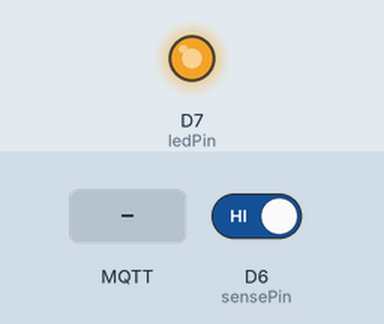
The program below on a simulated ESP8266 (Wemos D1 mini). Shown: output pins drawn as LEDs (lit = HIGH). The test bench sets the inputs (shaded band); at power-on: D6 (sensePin) HIGH. EEPROM starts erased; no MQTT or app messages arrive unless stated.

Above: at 1.4 s.
1.5 s: D6 (sensePin) driven LOW
At 1.9 s:
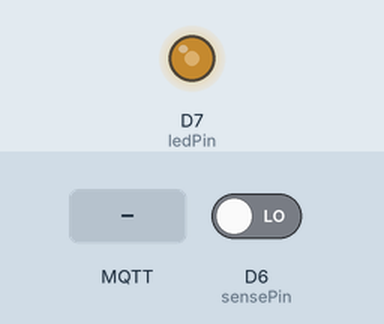
3.0 s: MQTT message "on" arrives on the first subscribed topic
At 4.2 s:
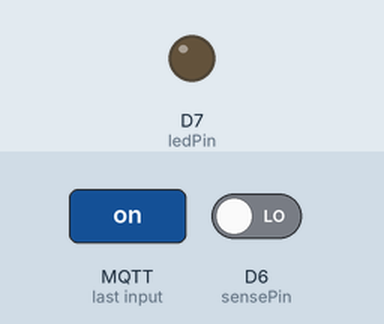
4.5 s: MQTT message "off" arrives on the first subscribed topic
At 5.4 s:
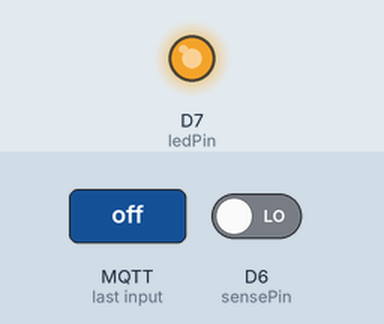
Timing chart, 0 to 7.5 s (numbered marks = the images above; inputs shaded):
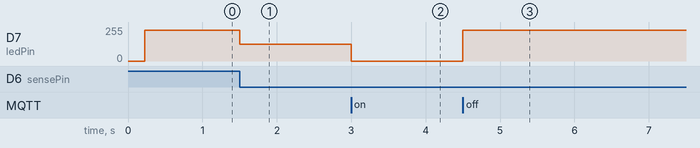

The program:

main.cpp
```cpp
// Main application controlling ESP8266 based mains-sensing dimmer. Handles
// physical input timing, brightness persistence, and MQTT state reporting.
#include <Arduino.h>
#include <EEPROM.h>
#include <ArduinoOTA.h>
#include <ESP8266mDNS.h>
#include <WiFiUdp.h>
#include <array>
#include <cstring>

#include "DimNetwork.h"

// Hardware wiring: D7 drives the triac gate (active low), D6 senses mains via opto.
const uint8_t ledPin = D7;
const uint8_t sensePin = D6;
constexpr uint16_t pwmMax = 1023;
const uint32_t toggleWindowMs = 1000;
const uint32_t lowBrightnessToggleWindowMs = 1500;
uint32_t currentToggleWindowMs();
const uint32_t senseDebounceMs = 100;
const uint32_t pwmFrequency = 1000;

/**
 * @brief Converts a 0-100 brightness percentage into a PWM raw value.
 *
 * Uses integer math rounded to the nearest integer to keep calculations fast
 * on the ESP8266 while still matching the perceived brightness curve.
 */
constexpr uint16_t percentToRaw(uint8_t percent) {
  return static_cast<uint16_t>((static_cast<uint32_t>(percent) * pwmMax + 50U) / 100U);
}

/**
 * @brief Scales a PWM raw value back to a whole percentage.
 *
 * This matches percentToRaw so round-tripping produces stable numbers for
 * MQTT/state reporting.
 */
constexpr uint8_t rawToPercent(uint16_t raw) {
  return static_cast<uint8_t>((static_cast<uint32_t>(raw) * 100U + pwmMax / 2U) / pwmMax);
}

/** Lookup table for discrete brightness steps cycled by mains toggles. */
constexpr std::array<uint8_t, 3> brightnessStepPercents{10, 50, 100};

template <size_t N>
constexpr std::array<uint16_t, N> computeBrightnessStepRaws(const std::array<uint8_t, N> &percents) {
  std::array<uint16_t, N> raws{};
  for (size_t i = 0; i < N; ++i) {
    raws[i] = percentToRaw(percents[i]);
  }
  return raws;
}

constexpr auto brightnessStepRaws = computeBrightnessStepRaws(brightnessStepPercents);
constexpr size_t brightnessStepCount = brightnessStepPercents.size();

/** @brief Returns the dimmest raw value we allow. */
constexpr uint16_t minBrightnessRaw() {
  return brightnessStepRaws[0];
}

const size_t eepromSize = 8;
const uint8_t eepromMagic = 0xA5;
const uint16_t eepromMagicAddr = 0;
const uint16_t eepromBrightnessAddr = 1;

const char *wifiSsid = "lynx_homeK_24";
const char *wifiPassword = "Lartubu1!4!7!8!";
const uint32_t wifiConnectTimeoutMs = 15000;
const unsigned long wifiRetryIntervalMs = 10000;

const char *mqttHost = "192.168.50.10";
const uint16_t mqttPort = 1883;
const char *mqttClientId = "dim-controller";
const char *mqttUsername = "lynx";
const char *mqttPassword = "679ZMtgmzGWqknZ";
bool otaReady = false;

Mode currentMode = Mode::Hold;
// Runtime state mirrored to MQTT.
uint16_t brightness = 0;
bool forcedOffDueToLow = false;
uint16_t forcedOffPreviousBrightness = 0;
int lastSenseState = LOW;
unsigned long lastSenseChangeMs = 0;
uint16_t lastSavedBrightness = 0;

/**
 * @brief Samples the mains sense input during boot and returns the majority vote.
 *
 * GPIOs can float while the ESP8266 boots, so taking multiple readings avoids
 * entering the wrong mode before the inputs settle.
 */
int readInitialSenseState() {
  int lowCount = 0;
  int highCount = 0;
  for (int i = 0; i < 12; ++i) {
    const int sample = digitalRead(sensePin);
    if (sample == LOW) {
      ++lowCount;
    } else {
      ++highCount;
    }
    delay(1);
  }
  return (lowCount >= highCount) ? LOW : HIGH;
}

/**
 * @brief Quantizes a raw PWM value to the closest predefined brightness step.
 *
 * Keeps hardware/manual changes aligned to the discrete brightnessStepRaws table.
 */
int quantizeToStepIndex(int value) {
  const int firstRaw = static_cast<int>(brightnessStepRaws[0]);
  if (value <= firstRaw) {
    return 0;
  }
  const int lastRaw = static_cast<int>(brightnessStepRaws[brightnessStepCount - 1]);
  if (value >= lastRaw) {
    return static_cast<int>(brightnessStepCount) - 1;
  }
  for (size_t i = 0; i < brightnessStepCount - 1; ++i) {
    const int currentRaw = static_cast<int>(brightnessStepRaws[i]);
    const int nextRaw = static_cast<int>(brightnessStepRaws[i + 1]);
    const int midpoint = (currentRaw + nextRaw) / 2;
    if (value <= midpoint) {
      return static_cast<int>(i);
    }
  }
  return static_cast<int>(brightnessStepCount) - 1;
}

/**
 * @brief Writes a raw PWM value to the LED.
 *
 * Centralizes LED writes so brightness and MQTT notifications remain consistent
 * across manual, MQTT, and toggle-driven changes.
 */
void applyBrightnessValue(uint16_t value) {
  value = constrain(value, static_cast<uint16_t>(0), pwmMax);
  brightness = value;
  const uint16_t pwmValue = pwmMax - brightness; // D7 LED is active-low
  analogWrite(ledPin, pwmValue);
  networkNotifyBrightnessChange();
}

/**
 * @brief Writes a brightness step index after clamping to valid bounds.
 */
void applyBrightnessIndex(int index) {
  index = constrain(index, 0, static_cast<int>(brightnessStepCount) - 1);
  const uint16_t stepped = brightnessStepRaws[index];
  applyBrightnessValue(stepped);
}

/** @brief Helper exposed to networking so it can print friendly mode names. */
const char *modeName(Mode mode) {
  return mode == Mode::Fade ? "fade" : "hold";
}

/**
 * @brief Emits a concise serial log entry describing the current controller state.
 */
void reportStatus(const char *source) {
  (void)source;
}

/**
 * @brief Loads the last persisted brightness from EEPROM.
 *
 * Uses a magic byte to validate the stored data and falls back to the minimum
 * brightness when the signature is missing or corrupted.
 */
uint16_t loadBrightnessFromEEPROM() {
  if (EEPROM.read(eepromMagicAddr) == eepromMagic) {
    uint16_t stored = 0;
    EEPROM.get(eepromBrightnessAddr, stored);
    if (stored <= pwmMax) {
      lastSavedBrightness = stored;
      return stored;
    }
  }
  lastSavedBrightness = minBrightnessRaw();
  return lastSavedBrightness;
}

/**
 * @brief Writes the active brightness to EEPROM when it changes.
 *
 * Skips redundant commits so we do not burn through the limited write cycles.
 */
void persistBrightness() {
  const uint16_t value = brightness;
  if (value == lastSavedBrightness && EEPROM.read(eepromMagicAddr) == eepromMagic) {
    return; // nothing changed
  }

  EEPROM.write(eepromMagicAddr, eepromMagic);
  EEPROM.put(eepromBrightnessAddr, value);
  EEPROM.commit();
  lastSavedBrightness = value;
}

/**
 * @brief Applies a brightness value, persists it, and emits status.
 *
 * MQTT requests bypass the step quantization so Home Assistant can drive exact
 * raw values while manual events snap to the discrete curve.
 */
void holdAndPersist(int value, const char *reason) {
  currentMode = Mode::Hold;
  const bool isMqttReason = (reason != nullptr && strncmp(reason, "mqtt_", 5) == 0);
  if (isMqttReason) {
    applyBrightnessValue(static_cast<uint16_t>(value));
  } else {
    const int index = quantizeToStepIndex(value);
    applyBrightnessIndex(index);
  }
  persistBrightness();
  reportStatus(reason);
}

/** @brief Exposes the current mode to the networking layer. */
Mode getCurrentMode() {
  return currentMode;
}

/** @brief Returns the raw brightness mirrored to MQTT. */
uint16_t getCurrentBrightness() {
  return brightness;
}

/** @brief Returns the most recent mains sense reading. */
int getCurrentSenseState() {
  return lastSenseState;
}

/** @brief Computes the next step index when cycling via a mains toggle. */
int nextStepIndex(uint8_t currentPercent) {
  for (size_t i = 0; i < brightnessStepCount; ++i) {
    const uint8_t step = brightnessStepPercents[i];
    if (currentPercent < step) {
      return static_cast<int>(i);
    }
    if (currentPercent == step) {
      return static_cast<int>((i + 1) % brightnessStepCount);
    }
  }
  return 0;
}

/**
 * @brief Maps quick mains toggles to the next discrete brightness step (10/50/100%).
 */
void handleQuickToggle(unsigned long now) {
  (void)now;
  uint8_t basePercent = rawToPercent(brightness);
  if (forcedOffDueToLow && forcedOffPreviousBrightness > 0) {
    // Use the pre-forced-off level so toggles advance from the last real brightness.
    basePercent = rawToPercent(forcedOffPreviousBrightness);
    forcedOffDueToLow = false;
  }
  const int nextIndex = nextStepIndex(basePercent);
  applyBrightnessIndex(nextIndex);
  persistBrightness();
  reportStatus("step_toggle");
}

/**
 * @brief Initializes hardware, networking, and restores persisted brightness.
 *
 * Sets up PWM, GPIO, status callbacks, and synchronizes the network layer with
 * the current state before entering the main loop.
 */
void setup() {
  delay(200); // let it boot cleanly
  analogWriteFreq(pwmFrequency);
  analogWriteRange(pwmMax);
  pinMode(ledPin, OUTPUT);
  pinMode(sensePin, INPUT);
  delay(10); // allow the sense line to settle before sampling
  EEPROM.begin(eepromSize);

  // Capture baseline mains state so mode logic starts deterministic.
  lastSenseState = readInitialSenseState();
  lastSenseChangeMs = millis();

  // Provide the networking layer with live state callbacks and begin Wi-Fi/MQTT.
  NetworkStatusView view{
    getCurrentMode,
    getCurrentBrightness,
    getCurrentSenseState,
    modeName
  };
  networkInit(wifiSsid,
              wifiPassword,
              wifiConnectTimeoutMs,
              wifiRetryIntervalMs,
              view,
              holdAndPersist,
              mqttHost,
              mqttPort,
              mqttClientId,
              mqttUsername,
              mqttPassword);

  // Restore persisted brightness and notify the network if the sense input changed.
  const uint16_t stored = loadBrightnessFromEEPROM();
  applyBrightnessValue(stored);
  lastSavedBrightness = brightness;
  const int confirmedSense = readInitialSenseState();
  if (confirmedSense != lastSenseState) {
    lastSenseState = confirmedSense;
    lastSenseChangeMs = millis();
    networkNotifyBrightnessChange();
  }
  reportStatus("boot");
}

/** @brief Lazily starts OTA once Wi-Fi is up so uploads can happen without serial. */
void ensureOtaReady() {
  if (otaReady || !networkIsConnected()) {
    return;
  }
  ArduinoOTA.setHostname(mqttClientId);
  ArduinoOTA.begin();
  otaReady = true;
  networkSendSyslog("<134>dim-controller ota_ready");
}

/**
 * @brief Cooperative scheduler that processes networking and mains sense changes.
 *
 * Must run frequently to keep MQTT responsive and ensure toggles are detected quickly. Each
 * iteration performs two jobs:
 *   1. Pump the networking layer so Wi-Fi/MQTT callbacks execute.
 *   2. Sample the mains sense input and translate toggles into brightness changes.
 */
void loop() {
  networkLoop();
  ensureOtaReady();
  if (otaReady && networkIsConnected()) {
    ArduinoOTA.handle();
  } else if (otaReady && !networkIsConnected()) {
    otaReady = false;
    networkSendSyslog("<134>dim-controller ota_stopped");
  }

  // Continuously read mains sense input to detect human gestures.
  const unsigned long now = millis();
  const int senseState = digitalRead(sensePin);

  if (senseState != lastSenseState) {
    const unsigned long delta = now - lastSenseChangeMs;
    if (delta < senseDebounceMs) {
      return;
    }
    const bool quickToggle = delta <= currentToggleWindowMs(); // below 50% we allow a longer window
    bool shouldReportHold = false; // defer logging until we know if we stayed in Hold
    lastSenseChangeMs = now;
    lastSenseState = senseState;
    bool brightnessChanged = false;

    // When mains drops and we were dim (<30%), force output off to avoid glow from slow discharge.
    if (senseState == LOW && rawToPercent(brightness) < 30) {
      forcedOffPreviousBrightness = brightness;
      applyBrightnessValue(0);
      forcedOffDueToLow = true;
      brightnessChanged = true;
    }

    if (quickToggle) {
      networkNotifyToggleDetected(senseState);
      handleQuickToggle(now);
      brightnessChanged = true;
    } else if (senseState == HIGH && forcedOffDueToLow) {
      // Restore previous brightness on a long-off/long-on cycle; treat as toggle only if quick.
      forcedOffDueToLow = false;
      if (delta <= currentToggleWindowMs()) {
        networkNotifyToggleDetected(senseState);
        handleQuickToggle(now);
        brightnessChanged = true;
      } else {
        applyBrightnessValue(forcedOffPreviousBrightness);
        persistBrightness();
        brightnessChanged = true;
      }
    } else {
      shouldReportHold = true;
    }

    // Push updated sense + brightness to MQTT so HA mirrors the physical change.
    if (!brightnessChanged) {
      networkNotifyBrightnessChange();
    }
    if (shouldReportHold) {
      reportStatus("hold_toggle");
    }
  }

  delay(5);
}
/** @brief Returns the quick-toggle window adjusted for current brightness. */
uint32_t currentToggleWindowMs() {
  return rawToPercent(brightness) < 50 ? lowBrightnessToggleWindowMs : toggleWindowMs;
}
```

DimNetwork.h
```cpp
#pragma once

#include "../lib/DimNetwork/src/DimNetwork.h"
```

Measured:
- after the input at 1.5 s, D7 (ledPin): 229/255 → 127/255 at once
- after the input at 3.0 s, D7 (ledPin): 127/255 → 0/255 at once
- after the input at 4.5 s, D7 (ledPin): 0/255 → 229/255 at once
